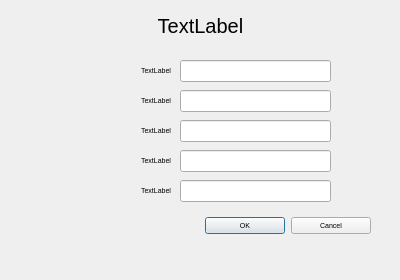
<?xml version="1.0" encoding="UTF-8"?>
<ui version="4.0">
 <class>InputDialog</class>
 <widget class="QDialog" name="InputDialog">
  <property name="geometry">
   <rect>
    <x>0</x>
    <y>0</y>
    <width>400</width>
    <height>280</height>
   </rect>
  </property>
  <property name="font">
   <font>
    <pointsize>5</pointsize>
   </font>
  </property>
  <property name="windowTitle">
   <string>Dialog</string>
  </property>
  <widget class="QDialogButtonBox" name="buttonBox">
   <property name="geometry">
    <rect>
     <x>30</x>
     <y>210</y>
     <width>341</width>
     <height>32</height>
    </rect>
   </property>
   <property name="orientation">
    <enum>Qt::Horizontal</enum>
   </property>
   <property name="standardButtons">
    <set>QDialogButtonBox::Cancel|QDialogButtonBox::Ok</set>
   </property>
  </widget>
  <widget class="QLineEdit" name="lineEdit">
   <property name="geometry">
    <rect>
     <x>180</x>
     <y>60</y>
     <width>151</width>
     <height>22</height>
    </rect>
   </property>
  </widget>
  <widget class="QLineEdit" name="lineEdit_2">
   <property name="geometry">
    <rect>
     <x>180</x>
     <y>90</y>
     <width>151</width>
     <height>22</height>
    </rect>
   </property>
  </widget>
  <widget class="QLineEdit" name="lineEdit_3">
   <property name="geometry">
    <rect>
     <x>180</x>
     <y>120</y>
     <width>151</width>
     <height>22</height>
    </rect>
   </property>
  </widget>
  <widget class="QLineEdit" name="lineEdit_4">
   <property name="geometry">
    <rect>
     <x>180</x>
     <y>150</y>
     <width>151</width>
     <height>22</height>
    </rect>
   </property>
  </widget>
  <widget class="QLineEdit" name="lineEdit_5">
   <property name="geometry">
    <rect>
     <x>180</x>
     <y>180</y>
     <width>151</width>
     <height>22</height>
    </rect>
   </property>
  </widget>
  <widget class="QLabel" name="label">
   <property name="geometry">
    <rect>
     <x>20</x>
     <y>60</y>
     <width>151</width>
     <height>20</height>
    </rect>
   </property>
   <property name="text">
    <string>TextLabel</string>
   </property>
   <property name="alignment">
    <set>Qt::AlignRight|Qt::AlignTrailing|Qt::AlignVCenter</set>
   </property>
  </widget>
  <widget class="QLabel" name="label_2">
   <property name="geometry">
    <rect>
     <x>10</x>
     <y>90</y>
     <width>161</width>
     <height>20</height>
    </rect>
   </property>
   <property name="text">
    <string>TextLabel</string>
   </property>
   <property name="alignment">
    <set>Qt::AlignRight|Qt::AlignTrailing|Qt::AlignVCenter</set>
   </property>
  </widget>
  <widget class="QLabel" name="label_3">
   <property name="geometry">
    <rect>
     <x>10</x>
     <y>120</y>
     <width>161</width>
     <height>20</height>
    </rect>
   </property>
   <property name="text">
    <string>TextLabel</string>
   </property>
   <property name="alignment">
    <set>Qt::AlignRight|Qt::AlignTrailing|Qt::AlignVCenter</set>
   </property>
  </widget>
  <widget class="QLabel" name="label_4">
   <property name="geometry">
    <rect>
     <x>10</x>
     <y>150</y>
     <width>161</width>
     <height>20</height>
    </rect>
   </property>
   <property name="text">
    <string>TextLabel</string>
   </property>
   <property name="alignment">
    <set>Qt::AlignRight|Qt::AlignTrailing|Qt::AlignVCenter</set>
   </property>
  </widget>
  <widget class="QLabel" name="label_5">
   <property name="geometry">
    <rect>
     <x>10</x>
     <y>180</y>
     <width>161</width>
     <height>20</height>
    </rect>
   </property>
   <property name="text">
    <string>TextLabel</string>
   </property>
   <property name="alignment">
    <set>Qt::AlignRight|Qt::AlignTrailing|Qt::AlignVCenter</set>
   </property>
  </widget>
  <widget class="QLabel" name="label_6">
   <property name="geometry">
    <rect>
     <x>10</x>
     <y>5</y>
     <width>381</width>
     <height>41</height>
    </rect>
   </property>
   <property name="styleSheet">
    <string notr="true">font-size : 20px;
/*font-style: oblique;*/</string>
   </property>
   <property name="text">
    <string>TextLabel</string>
   </property>
   <property name="alignment">
    <set>Qt::AlignCenter</set>
   </property>
  </widget>
 </widget>
 <resources/>
 <connections>
  <connection>
   <sender>buttonBox</sender>
   <signal>accepted()</signal>
   <receiver>InputDialog</receiver>
   <slot>accept()</slot>
   <hints>
    <hint type="sourcelabel">
     <x>248</x>
     <y>254</y>
    </hint>
    <hint type="destinationlabel">
     <x>157</x>
     <y>274</y>
    </hint>
   </hints>
  </connection>
  <connection>
   <sender>buttonBox</sender>
   <signal>rejected()</signal>
   <receiver>InputDialog</receiver>
   <slot>reject()</slot>
   <hints>
    <hint type="sourcelabel">
     <x>316</x>
     <y>260</y>
    </hint>
    <hint type="destinationlabel">
     <x>286</x>
     <y>274</y>
    </hint>
   </hints>
  </connection>
 </connections>
</ui>
